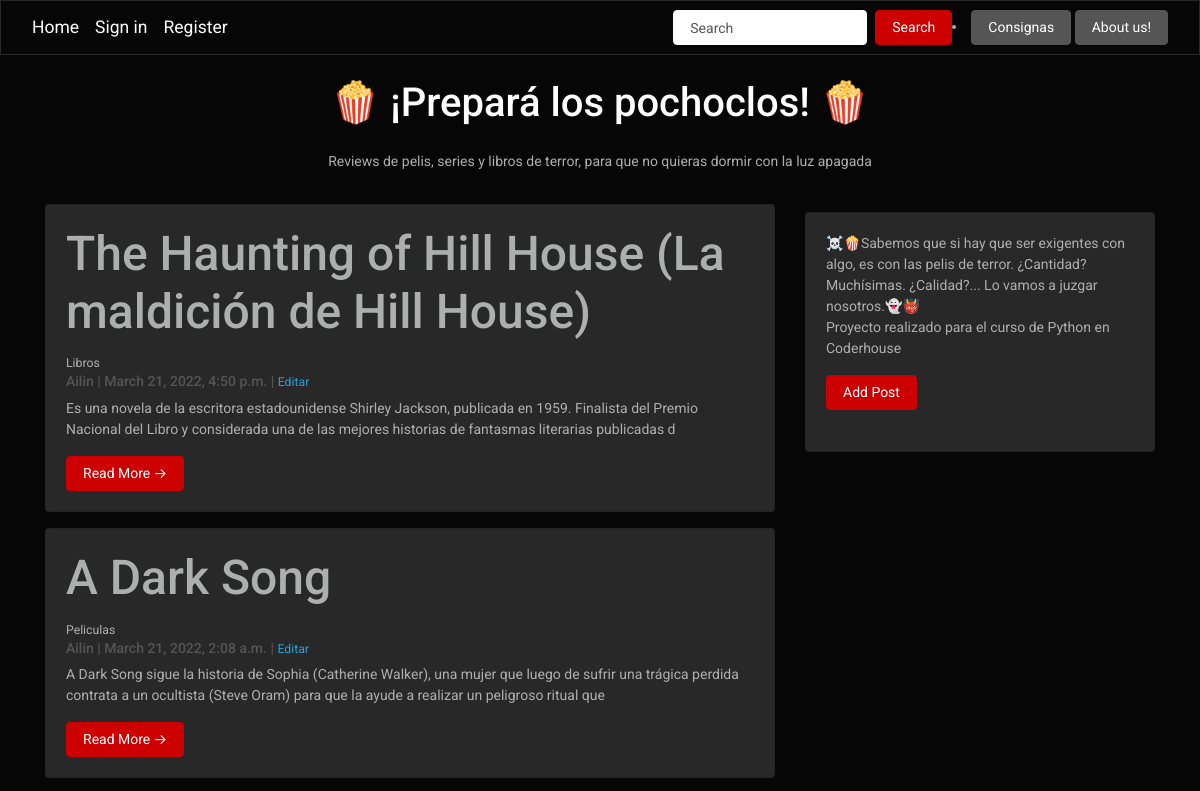
Before: / (upper part) with the older database file.
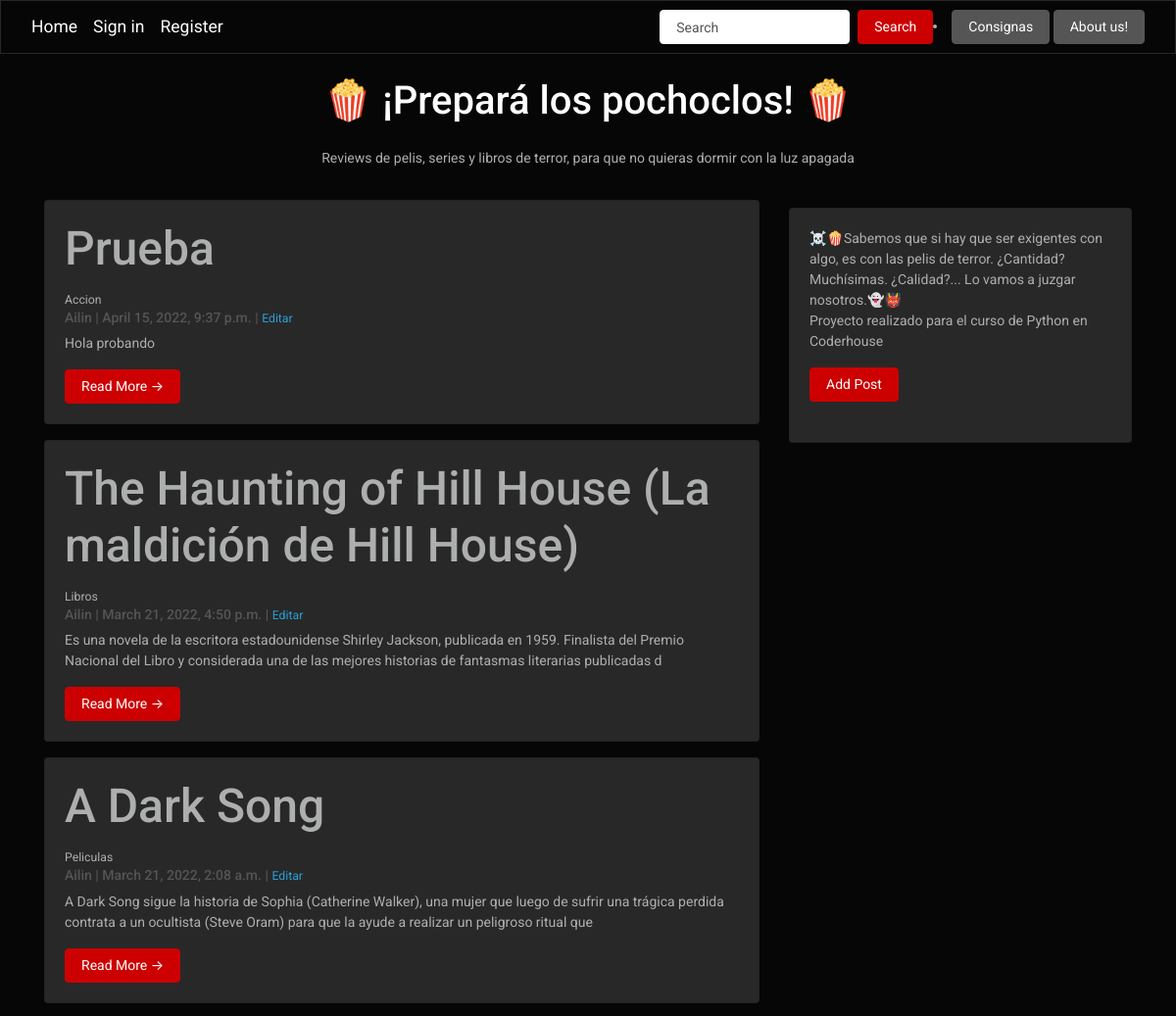
After: the same page with the newer database file.
### App/models.py (models this page shows, shortened)
class Post(models.Model):
  title = models.CharField(max_length = 200, unique = True)
  slug = models.SlugField(max_length = 200, unique = True)
  author = models.ForeignKey(User, on_delete = models.CASCADE, related_name='blog_posts') #para que si se elimina un autor, elimine todos los posts del autor
  created_on = models.DateTimeField(auto_now_add = True) #día actual
  updated_on = models.DateTimeField(auto_now = True) #el día que se modificó
  content = models.TextField()
  status = models.IntegerField(choices = STATUS, default = 0)
  category = models.CharField(max_length = 200, default = 'Sin categorizar')
  class Meta:
    ordering = ['-created_on']

### App/views.py (the view)
# urls.py: path('', views.PostList.as_view(), name='home'),
class PostList(generic.ListView):
  queryset = Post.objects.filter(status=1).order_by('-created_on')
  template_name = 'index.html' #para que solo los posts en estado "publicado" cean

### App/templates/index.html (shortened to what this page needs)
{% extends "base.html" %}
{% block content %}
<header class="masthead">
  <div class="container">
    <div class="row">
      <div class=" col-md-8 col-md-10 mx-auto">
        <div class="site-heading">
          <h3 class=" site-heading my-4 mt-3 text-black"> <center>🍿 ¡Prepará los pochoclos! 🍿 </center> </h3>
          <p class="text-dark"> <center> Reviews de pelis, series y libros de terror, para que no quieras dormir con la luz apagada </center> </p>
        </div>
      </div>
    </div>
  </div>
</header>
<div class="container">
  <div class="row">
    <div class="col-md-8 mt-3 left">
      {% for post in post_list %}
      <div class="shadow-none card mb-3">
        <div class="card-body">
          <h2 class="card-title">{{ post.title }}</h2> <small>{{post.category}} </small>
          <p class="card-text text-muted h6">{{ post.author }} | {{ post.created_on}} | <small> <a href="{% url 'update_post' post.slug  %}"> Editar </a> </small> </p>
          <p class="card-text">{{post.content|slice:":200"}}</p>
          <a href="{% url 'post_detail' post.slug  %}" class="btn btn-danger">Read More &rarr;</a>
        </div>
      </div>
      {% endfor %}
    </div>
    {% block sidebar %}
    {% include 'sidebar.html' %}
    {% endblock sidebar %}
  </div>
</div>
{%endblock%}

### App/templates/base.html (shortened to what this page needs)
<!DOCTYPE html>
<html>
<head>
  <link rel="stylesheet" href="https://stackpath.bootstrapcdn.com/bootswatch/4.5.2/cyborg/bootstrap.min.css">
</head>
<body>
  <nav class="navbar navbar-expand-lg navbar-dark  bg-dark" id="mainNav">
    <div class="container-fluid">
      <a class="navbar-brand" href="{% url 'home' %}">Home</a>
      {% if request.user.is_authenticated %}
        <a class="navbar-brand" href="{% url 'logout' %}"> Log Out</a>
        <a class="navbar-brand" href="{% url 'edit' %}"> Edit User </a>
      {% else %}
        <a class="navbar-brand" href="{% url 'signin' %}"> Sign in</a>
        <a class="navbar-brand" href="{% url 'register' %}"> Register</a>
      {% endif %}
      <div class="collapse navbar-collapse" id="navbarResponsive">
        <ul class="navbar-nav ml-auto">
          <form class="form-inline my-2 my-lg-0" method= POST action = "{% url 'search_venues' %}" >
            <input class="form-control mr-sm-2" type="search" placeholder="Search" aria-label="Buscar" name="searched">
            <button class="btn btn-danger my-2 my-sm-0" type="submit">Search</button>
          </form>
        </ul>
          <li class="nav-item text-black">
            <a href="https://docs.google.com/presentation/d/14hUS_DSd2B_ig1pMDroe8p5fEXgQ9kjnKDX0__UwqRA/edit#slide=id.gf4d4132a8f_1_32" class="btn btn-secondary">Consignas</a>
            <a href="{% url 'about_us' %}" class="btn btn-secondary">About us!</a>
          </li>
      </div>
    </div>
  </nav>
  {% block content %}{% endblock content %}
</body>
</html>

### App/templates/sidebar.html (shortened to what this page needs)
{% block sidebar %}
<div class="col-md-4 float-right ">
  <div class="shadow-none card my-4">
    <div class="card-body">
      <p class="card-text"> ☠️🍿Sabemos que si hay que ser exigentes con algo, es con las pelis de terror. ¿Cantidad? Muchísimas. ¿Calidad?... Lo vamos a juzgar nosotros.👻👹
        <br> Proyecto realizado para el curso de Python en Coderhouse  </p>
      <a href="add_post" class="btn btn-danger"> Add Post</a> <br> <br>
    </div>
  </div>
</div>
{% endblock sidebar %}

### App/templates/sidebar.html (style rules this page uses)
.card { box-shadow: 0 16px 48px #6a6a6b; }

Changed rows visible on the page:
added Post: title "Prueba", category "Accion", author "Ailin", created_on "April 15, 2022, 9:37 p.m.", content "Hola probando"
